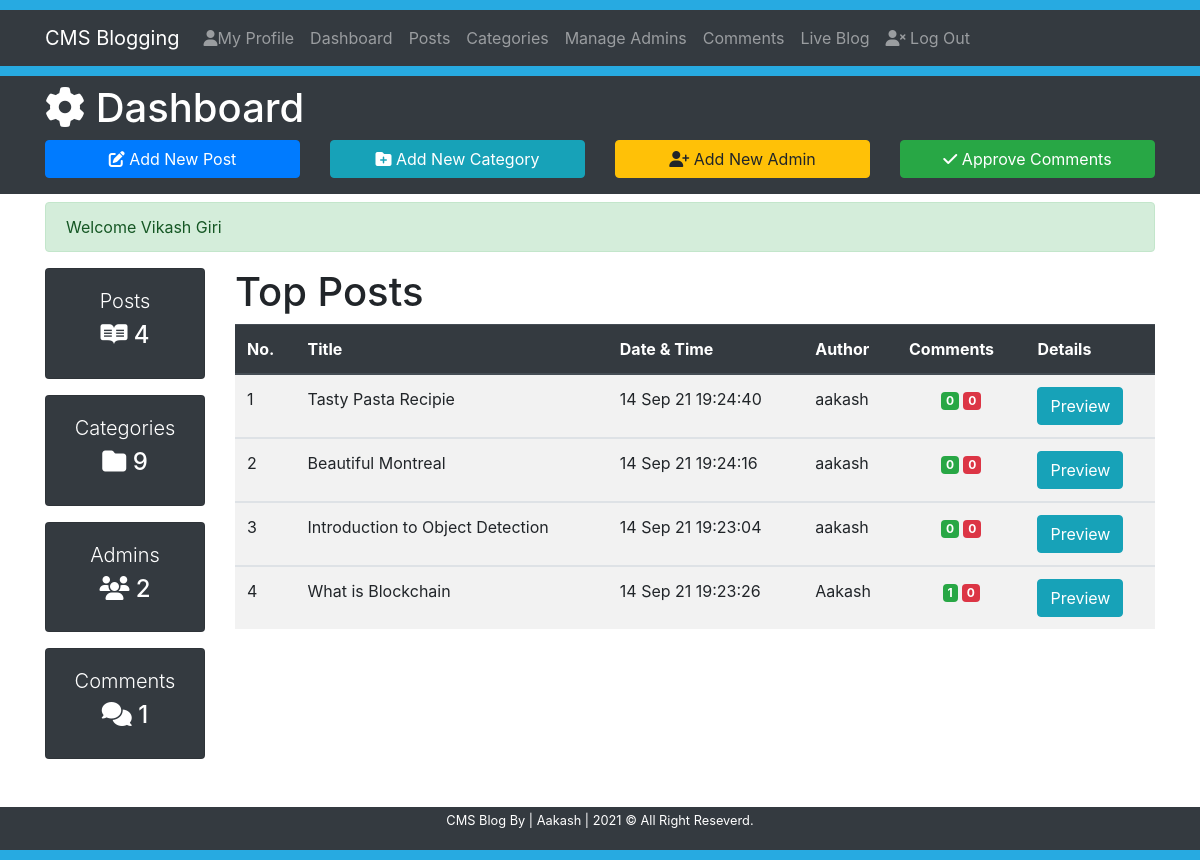
/CMS4.2.1/dashboard (signed in), run on the app's committed database.
### tables this page shows
CREATE TABLE `post` (
  `id` int(11) NOT NULL,
  `datetime` varchar(50) NOT NULL,
  `title` varchar(300) NOT NULL,
  `slug` varchar(300) NOT NULL,
  `tags` varchar(500) NOT NULL,
  `category` varchar(50) NOT NULL,
  `author` varchar(50) NOT NULL,
  `image` text NOT NULL,
  `post` text NOT NULL,
  `status` varchar(50) NOT NULL
);

### Includes/functions.php (called while the page is built, shortened)
<?php
    require_once 'db.php';
    $serverName = BASE_PATH;
    $cssBaseURL = $serverName.'/css';
    function totalPosts(){
        global $conn;
        $sql = "SELECT * FROM post";
        $result = mysqli_query($conn, $sql);
        return mysqli_num_rows($result);
    }
    function totalCategories(){
        global $conn;
        $sql = "SELECT * FROM category";
        $result = mysqli_query($conn, $sql);
        return mysqli_num_rows($result);
    }
    function totalAdmins(){
        global $conn;
        $sql = "SELECT * FROM admins";
        $result = mysqli_query($conn, $sql);
        return mysqli_num_rows($result);
    }
    function totalComments(){
        global $conn;
        $sql = "SELECT * FROM comments";
        $result = mysqli_query($conn, $sql);
        return mysqli_num_rows($result);
    }
    function approvedCommentsAccordingToPost($PostId){
        global $conn;
        $sql = "SELECT * FROM comments WHERE post_id='$PostId' AND status='ON'";
        $result = mysqli_query($conn, $sql);
        return mysqli_num_rows($result);
    }
    function disapprovedCommentsAccordingToPost($PostId){
        global $conn;
        $sql = "SELECT * FROM comments WHERE post_id='$PostId' AND status='OFF'";
        $result = mysqli_query($conn, $sql);
        return mysqli_num_rows($result);
    }
?>

### dashboard.php (the view, shortened to what this page needs)
<?php
    require_once 'Includes/db.php';
    require 'Includes/functions.php';
    require 'Includes/sessions.php';
?>
<!DOCTYPE html>
<html lang="en">
<head>
    <link rel="stylesheet" href="https://pro.fontawesome.com/releases/v5.10.0/css/all.css"/>
    <link rel="stylesheet" href="https://stackpath.bootstrapcdn.com/bootstrap/4.4.1/css/bootstrap.min.css">
    <link rel="stylesheet" href="<?= $cssBaseURL ?>/style.css">
</head>
<body>
    <div style="height: 10px; background-color: #27aae1;"></div>
    <nav class="navbar navbar-expand-lg navbar-dark bg-dark">
        <div class="container">
            <a href="<?= $serverName; ?>/index" class="navbar-brand">CMS Blogging</a>
            <div class="collapse navbar-collapse" id="navbarcollapseCMS">
                <ul class="navbar-nav">
                    <li class="nav-item">
                        <a href="<?= $serverName; ?>/myprofile" class="nav-link"> <i class='fas fa-user'></i>My Profile</a>
                    </li>
                    <li class="nav-item">
                        <a href="<?= $serverName; ?>/dashboard" class="nav-link">Dashboard</a>
                    </li>
                    <li class="nav-item">
                        <a href="<?= $serverName; ?>/posts" class="nav-link">Posts</a>
                    </li>
                    <li class="nav-item">
                        <a href="<?= $serverName; ?>/categories" class="nav-link">Categories</a>
                    </li>
                    <li class="nav-item">
                        <a href="<?= $serverName; ?>/admin" class="nav-link">Manage Admins</a>
                    </li>
                    <li class="nav-item">
                        <a href="<?= $serverName; ?>/comments" class="nav-link">Comments</a>
                    </li>
                    <li class="nav-item">
                        <a href="<?= $serverName; ?>/blog/1" class="nav-link">Live Blog</a>
                    </li>
                </ul>
                <ul class="navbar-nav">
                    <li class="nav-item">
                        <a href="<?= $serverName; ?>/logout" class="nav-link"><i class='fas fa-user-times'></i> Log Out</a>
                    </li>
                </ul>
            </div>
        </div>
    </nav>
    <div style="height: 10px; background-color: #27aae1;"></div>
    <header class='bg-dark text-white py-2'>
        <div class="container">
            <div class="row">
                <div class="col-md-12">
                    <h1><i class="fas fa-cog"></i> Dashboard</h1>
                </div>
                <div class="col-lg-3 mb-2">
                    <a href="<?= $serverName; ?>/addnewpost" class='btn btn-primary btn-block'><i class='fas fa-edit'></i> Add New Post</a>
                </div>
                <div class="col-lg-3 mb-2">
                    <a href="<?= $serverName; ?>/categories" class='btn btn-info btn-block'><i class='fas fa-folder-plus'></i> Add New Category</a>
                </div>
                <div class="col-lg-3 mb-2">
                    <a href="<?= $serverName; ?>/admin" class='btn btn-warning btn-block'><i class='fas fa-user-plus'></i> Add New Admin</a>
                </div>
                <div class="col-lg-3 mb-2">
                    <a href="<?= $serverName; ?>/comments" class='btn btn-success btn-block'><i class='fas fa-check'></i> Approve Comments</a>
                </div>
            </div>
        </div>
    </header>
    <section class="container py-2 mb-4">
        <?php echo ErrorMessage(); echo SuccessMessage(); ?>
        <div class="row">
            <div class="col-lg-2 d-none d-md-block">
                <div class="card text-center bg-dark text-white mb-3">
                    <div class="card-body">
                        <h1 class="lead">Posts</h1>
                        <h4 class="display-5"><i class="fab fa-readme"></i>
                            <?php
                                echo totalPosts();
                            ?>
                        </h4>
                    </div>
                </div>
                <div class="card text-center bg-dark text-white mb-3">
                    <div class="card-body">
                        <h1 class="lead">Categories</h1>
                        <h4 class="display-5"><i class="fas fa-folder"></i>
                            <?php
                                echo totalCategories();
                            ?>
                        </h4>
                    </div>
                </div>
                <div class="card text-center bg-dark text-white mb-3">
                    <div class="card-body">
                        <h1 class="lead">Admins</h1>
                        <h4 class="display-5"><i class="fas fa-users"></i>
                            <?php
                                echo totalAdmins();
                            ?>
                        </h4>
                    </div>
                </div>
                <div class="card text-center bg-dark text-white mb-3">
                    <div class="card-body">
                        <h1 class="lead">Comments</h1>
                        <h4 class="display-5"><i class="fas fa-comments"></i>
                            <?php
                                echo totalComments();
                            ?>
                        </h4>
                    </div>
                </div>
            </div>
            <div class="col-lg-10">
                <h1>Top Posts</h1>
                <table class="table table-striped table-hover">
                    <thead class="thead-dark">
                        <tr>
                            <th>No.</th>
                            <th>Title</th>
                            <th>Date & Time</th>
                            <th>Author</th>
                            <th>Comments</th>
                            <th>Details</th>
                        </tr>
                    </thead>
                    <?php
                        $sql = "SELECT * FROM post ORDER BY id DESC LIMIT 0,5";
                        $result = mysqli_query($conn, $sql);
                        $sr=0;
                        if (mysqli_num_rows($result) > 0){
                            while($row = mysqli_fetch_assoc($result)){
                                $sr++;
                                $PostId = $row['id'];
                                $PostSlug = $row['slug'];
                                $datetime = $row['datetime'];
                                $Author = $row['author'];
                                $Title = $row['title'];
                    ?>
                    <tbody>
                        <tr>
                            <td><?= $sr; ?></td>
                            <td><?= $Title; ?></td>
                            <td><?= $datetime; ?></td>
                            <td><?= $Author; ?></td>
                            <td class="text-center">
                                <span class="badge badge-success">
                                    <?php echo approvedCommentsAccordingToPost($PostId); ?>
                                </span>
                                <span class="badge badge-danger">
                                    <?php echo disapprovedCommentsAccordingToPost($PostId); ?>
                                </span>
                            </td>
                            <td>
                                <a target="_blank" href="<?= $serverName; ?>/post/<?= $PostSlug; ?>"><span class="btn btn-info">Preview</span></a>
                            </td>
                        </tr>
                    </tbody>
                    <?php
                           }
                       }
                    ?>
                </table>
            </div>
        </div>
    </section>
    <footer class="bg-dark text-white py-1">
        <div class="container">
            <div class="row">
                <div class="col">
                    <p class="lead text-center small">CMS Blog By | Aakash | <span id='year'></span> &copy; All Right Reseverd.</p>
                </div>
            </div>
        </div>
    </footer>
    <div style="height: 10px; background-color: #27aae1;"></div>
</body>
</html>

### data on the page
post: title "Tasty Pasta Recipie", datetime "14 Sep 21 19:24:40", author "aakash", PostId "0"
post: title "Beautiful Montreal", datetime "14 Sep 21 19:24:16", author "aakash", PostId "0"
post: title "Introduction to Object Detection", datetime "14 Sep 21 19:23:04", author "aakash", PostId "0"
post: title "What is Blockchain", datetime "14 Sep 21 19:23:26", author "Aakash", PostId "1", PostId "0"

### other printed values
SuccessMessage() "Welcome Vikash Giri"
totalPosts() "4"
totalCategories() "9"
totalAdmins() "2"
totalComments() "1"
